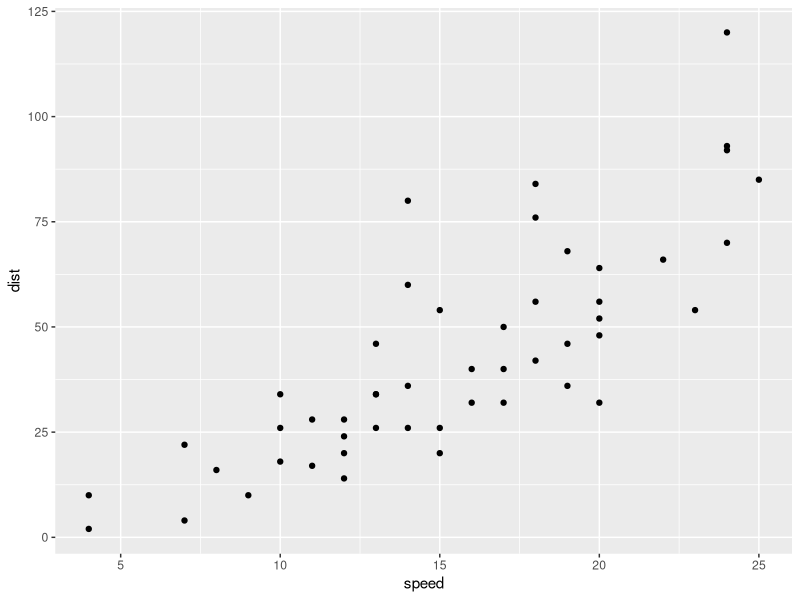
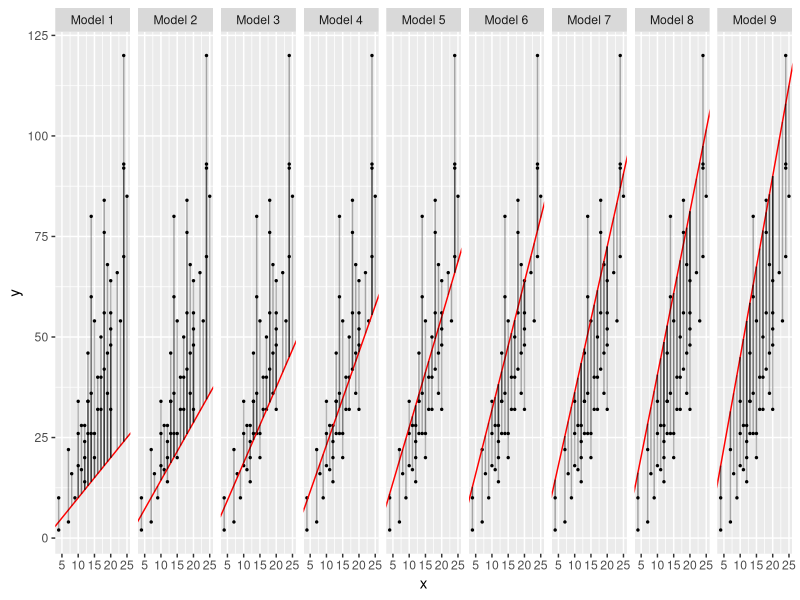
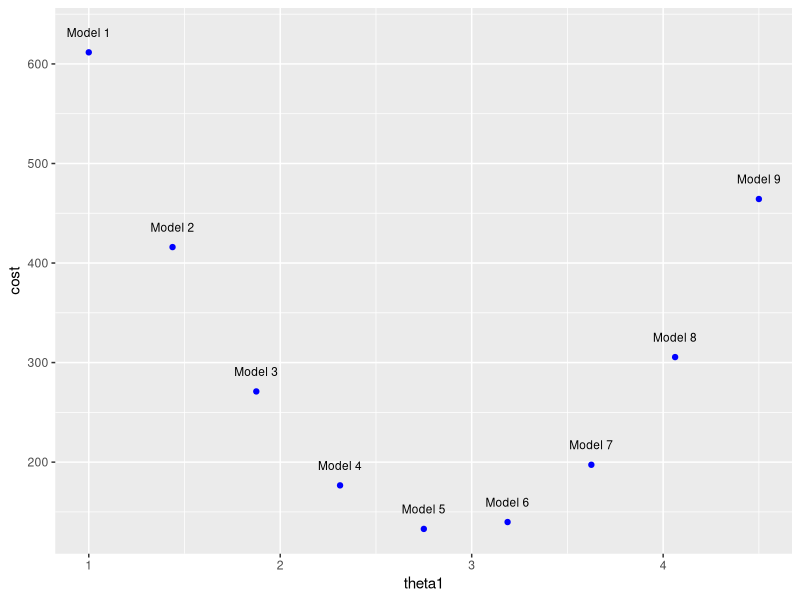
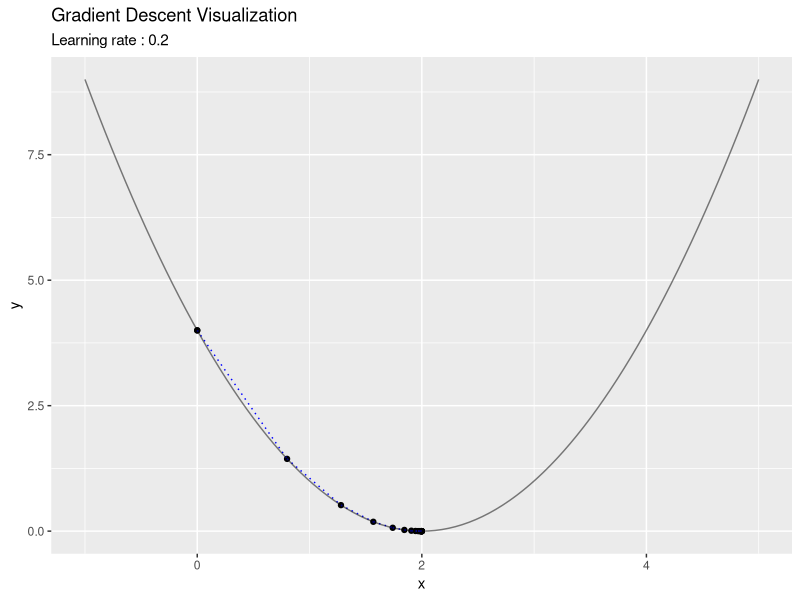
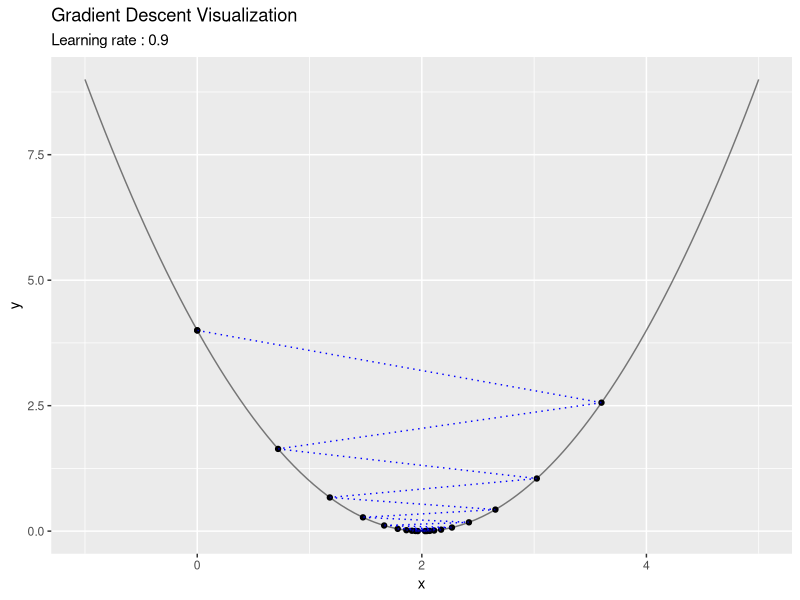
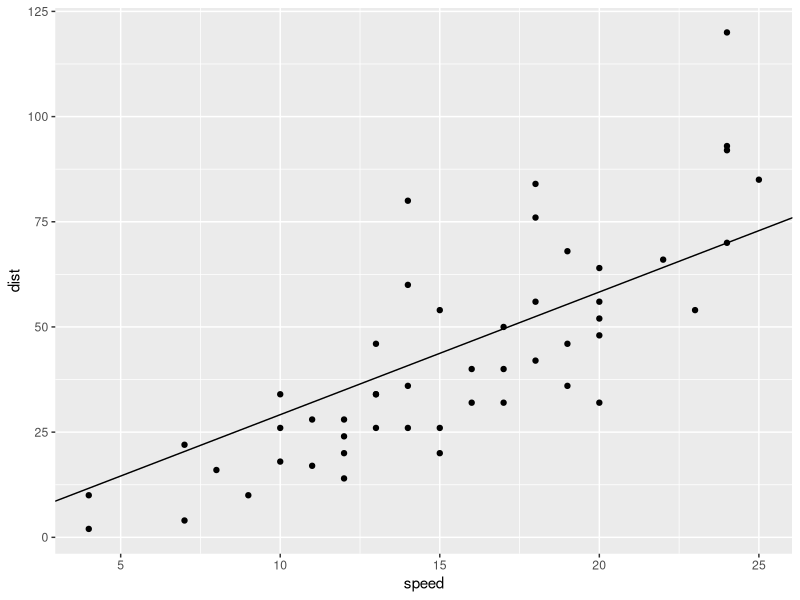
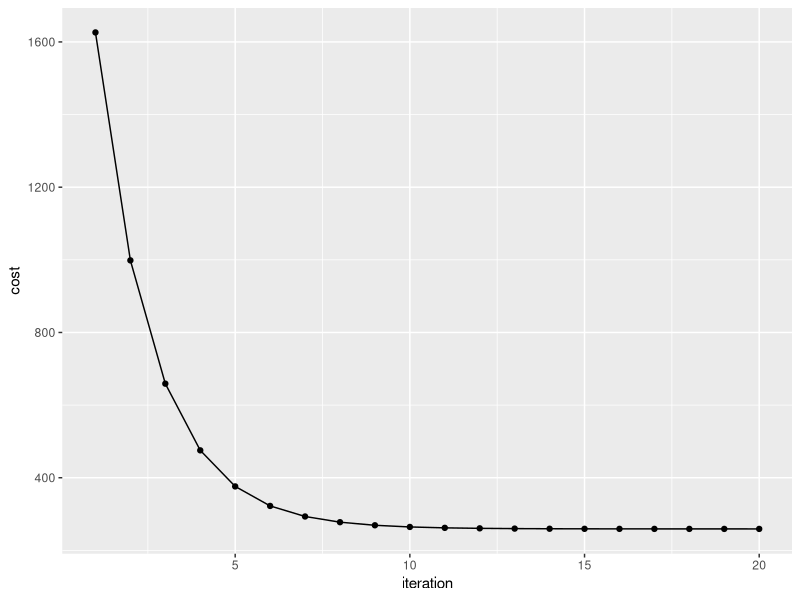

Source code (R) for these figures, in order:
## ---- chunk 1
library(dplyr)
as_tibble(cars)
## ---- chunk 2
library(ggplot2)
ggplot(cars, aes(x = speed, y = dist))+
  geom_point()
## ---- chunk 3
library(ggplot2)

# simulate data
set.seed(1010)
sim1 <- data_frame(
  x = rep(cars$speed, 9),
  y = rep(cars$dist, 9),
  model_no = paste("Model", sort(rep(1:9, 50))),
  theta1 = sort(rep(seq(from = 1, to = 4.5, length.out = 9), 50)),
  theta0 = 0)

# add predictions
sim1 <- sim1 %>% mutate(prediction = theta0 + x*theta1)

# visualize
sim1 %>% ggplot(aes(x = x, y = y))+
  geom_point(size = 0.5)+
  geom_abline(aes(slope = theta1, intercept = theta0), color = "red") +
  geom_segment(aes(x = x, xend = x,
                   y = prediction, yend = y), alpha = 0.3) +
  facet_grid(.~model_no)
## ---- chunk 4
# sum of squared errors
sse <- sim1 %>% 
  mutate(squared_error = (prediction-y)^2) %>% 
  group_by(model_no, theta1) %>% 
  summarize(m = n(),
            cost = (1/(2*m))*sum(squared_error))

sse %>% ggplot(aes(x = theta1, y = cost)) +
  geom_point(color = "blue") +
  geom_text(aes(label = model_no), angle = 0, nudge_y = 20, size = 3)
## ---- chunk 5
# cost function
cost_function <- function(x) (x-2)^2

# derivative function
library(Deriv)
derivative <- Deriv(cost_function)

df <- data_frame(x = 0,
                 y = cost_function(x),
                 new_x = x,
                 new_y = y)

# learning rate
learning_rate = 0.2

# create dataframe
for (i in 1:20) {
  x = df$new_x[i]
  y = df$new_y[i]
  step = derivative(x)*learning_rate
  new_x = x-step
  new_y = cost_function(new_x)
  new_df = data_frame(x = x, y = y, new_x = new_x, new_y = new_y)
  df <- bind_rows(df, new_df)
  rm(x, y, new_x, step, new_y, new_df)
}

# plot
ggplot(df, aes(x, y)) +
  geom_point() +
  geom_segment(aes(x = x, xend = new_x,
                   y =y, yend = new_y), color = "blue", linetype = "dotted") +
  stat_function(fun = cost_function, alpha = 0.5) +
  xlim(c(-1, 5)) +
  ggtitle(label = "Gradient Descent Visualization", subtitle = "Learning rate : 0.2")
## ---- chunk 6
# cost function
cost_function <- function(x) (x-2)^2

# derivative function
library(Deriv)
derivative <- Deriv(cost_function)

df <- data_frame(x = 0,
                 y = cost_function(x),
                 new_x = x,
                 new_y = y)

# learning rate
learning_rate = 0.9

# create dataframe
for (i in 1:20) {
  x = df$new_x[i]
  y = df$new_y[i]
  step = derivative(x)*learning_rate
  new_x = x-step
  new_y = cost_function(new_x)
  new_df = data_frame(x = x, y = y, new_x = new_x, new_y = new_y)
  df <- bind_rows(df, new_df)
  rm(x, y, new_x, step, new_y, new_df)
}

# plot
ggplot(df, aes(x, y)) +
  geom_point() +
  geom_segment(aes(x = x, xend = new_x,
                   y =y, yend = new_y), color = "blue", linetype = "dotted") +
  stat_function(fun = cost_function, alpha = 0.5) +
  xlim(c(-1, 5)) +
  ggtitle(label = "Gradient Descent Visualization", subtitle = "Learning rate : 0.9")
## ---- chunk 7
x <- cars$speed
y <- cars$dist
theta1 <- 6
alpha <- 0.001
m <- nrow(cars)
yhat <- theta1*x
df <- data_frame(theta1 = as.double(),
                 cost = NA_real_,
                 iteration = 1)
for (i in 1:20){
  theta1 <- theta1 - alpha * ((1 / m) * (sum((yhat - y) * x)))
  yhat <- theta1*x
  cost <- (1/m)*sum((yhat-y)^2)
  df[i, 1] = theta1
  df[i, 2] <- cost
  df[i, 3] <- i
}
theta1
## ---- chunk 8
cars %>% ggplot(aes(speed, dist))+
                geom_point()+
                geom_abline(slope = theta1, intercept = 0)
## ---- chunk 9
df %>% ggplot(aes(x = iteration, y = cost))+
  geom_line()+
  geom_point()
